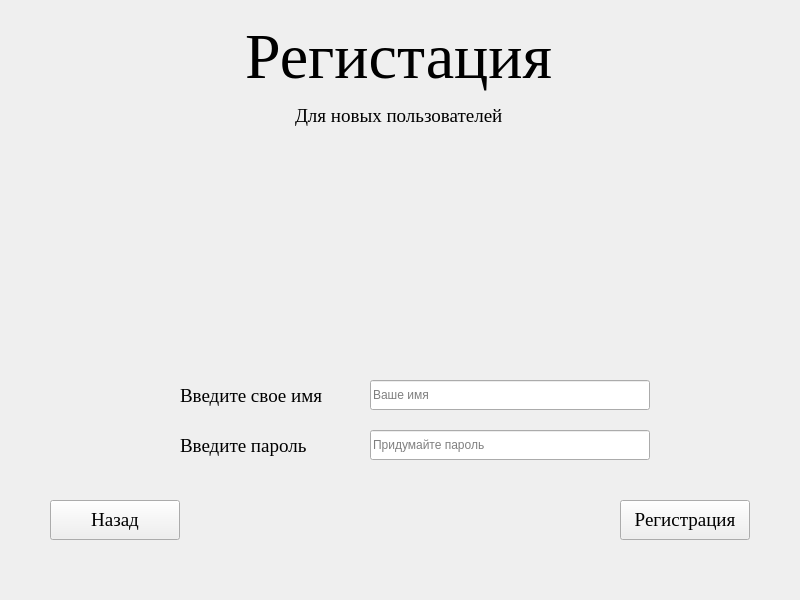
<?xml version="1.0" encoding="UTF-8"?>
<ui version="4.0">
 <class>RegistrationWindow</class>
 <widget class="QWidget" name="RegistrationWindow">
  <property name="geometry">
   <rect>
    <x>0</x>
    <y>0</y>
    <width>800</width>
    <height>600</height>
   </rect>
  </property>
  <property name="windowTitle">
   <string>Form</string>
  </property>
  <widget class="QPushButton" name="backButton">
   <property name="geometry">
    <rect>
     <x>50</x>
     <y>500</y>
     <width>130</width>
     <height>40</height>
    </rect>
   </property>
   <property name="font">
    <font>
     <family>Times New Roman</family>
     <pointsize>14</pointsize>
    </font>
   </property>
   <property name="text">
    <string>Назад</string>
   </property>
  </widget>
  <widget class="QPushButton" name="registerButton">
   <property name="geometry">
    <rect>
     <x>620</x>
     <y>500</y>
     <width>130</width>
     <height>40</height>
    </rect>
   </property>
   <property name="font">
    <font>
     <family>Times New Roman</family>
     <pointsize>14</pointsize>
    </font>
   </property>
   <property name="text">
    <string>Регистрация</string>
   </property>
  </widget>
  <widget class="QLabel" name="label">
   <property name="geometry">
    <rect>
     <x>245</x>
     <y>20</y>
     <width>310</width>
     <height>71</height>
    </rect>
   </property>
   <property name="font">
    <font>
     <family>Times New Roman</family>
     <pointsize>48</pointsize>
    </font>
   </property>
   <property name="text">
    <string>Регистация</string>
   </property>
  </widget>
  <widget class="QLineEdit" name="usernameEdit">
   <property name="geometry">
    <rect>
     <x>370</x>
     <y>380</y>
     <width>280</width>
     <height>30</height>
    </rect>
   </property>
   <property name="placeholderText">
    <string>Ваше имя</string>
   </property>
  </widget>
  <widget class="QLineEdit" name="passwordEdit">
   <property name="geometry">
    <rect>
     <x>370</x>
     <y>430</y>
     <width>280</width>
     <height>30</height>
    </rect>
   </property>
   <property name="echoMode">
    <enum>QLineEdit::EchoMode::Password</enum>
   </property>
   <property name="placeholderText">
    <string>Придумайте пароль</string>
   </property>
  </widget>
  <widget class="QLabel" name="label_2">
   <property name="geometry">
    <rect>
     <x>180</x>
     <y>430</y>
     <width>211</width>
     <height>31</height>
    </rect>
   </property>
   <property name="font">
    <font>
     <family>Times New Roman</family>
     <pointsize>14</pointsize>
    </font>
   </property>
   <property name="text">
    <string>Введите пароль</string>
   </property>
  </widget>
  <widget class="QLabel" name="label_3">
   <property name="geometry">
    <rect>
     <x>180</x>
     <y>380</y>
     <width>211</width>
     <height>31</height>
    </rect>
   </property>
   <property name="font">
    <font>
     <family>Times New Roman</family>
     <pointsize>14</pointsize>
    </font>
   </property>
   <property name="text">
    <string>Введите свое имя</string>
   </property>
  </widget>
  <widget class="QLabel" name="label_4">
   <property name="geometry">
    <rect>
     <x>295</x>
     <y>100</y>
     <width>210</width>
     <height>31</height>
    </rect>
   </property>
   <property name="font">
    <font>
     <family>Times New Roman</family>
     <pointsize>14</pointsize>
    </font>
   </property>
   <property name="text">
    <string>Для новых пользователей</string>
   </property>
  </widget>
  <widget class="QLabel" name="label_5">
   <property name="geometry">
    <rect>
     <x>240</x>
     <y>130</y>
     <width>271</width>
     <height>251</height>
    </rect>
   </property>
   <property name="text">
    <string/>
   </property>
   <property name="pixmap">
    <pixmap resource="resources.qrc">:/images/IMG_2646 2.png</pixmap>
   </property>
  </widget>
 </widget>
 <resources>
  <include location="resources.qrc"/>
 </resources>
 <connections/>
</ui>
